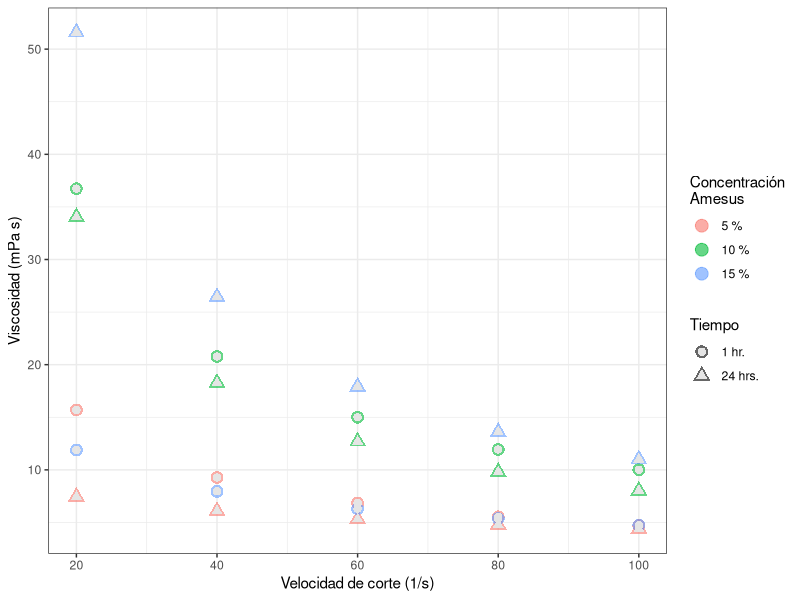
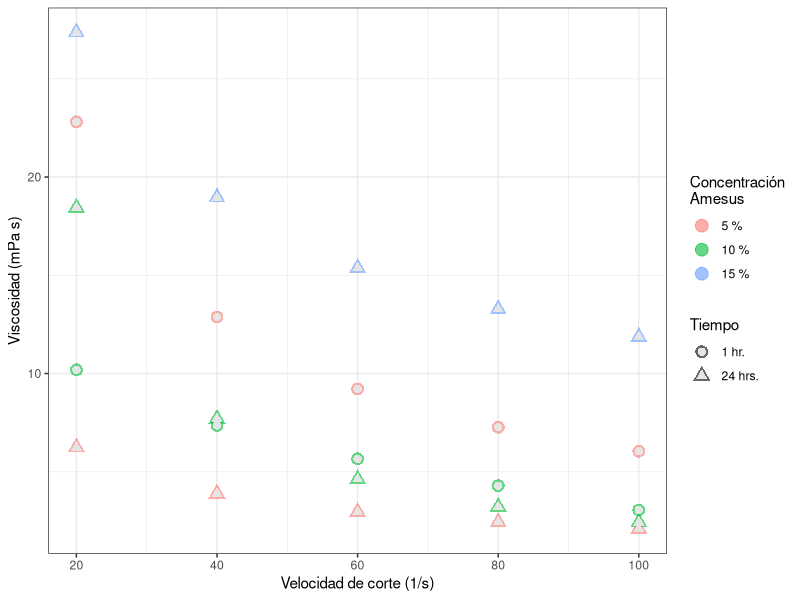

Write the R code that produced these figures, in order.
####### REOLOGIA DE SALMUERAS ###########################################################################
# Figura 10 Chapter Resultados
library(ggplot2)
#leer el archivo CSV generado en Excel
tabla_reosalmueras<-read.csv("reo_salmueras2.csv", header = TRUE)

# Hacer subset de datos
figura.10 <- subset(tabla_reosalmueras, pres == 14.7,
                   select = c(speed,time,con,visc))

##### CAPAS ############################
# 1 MAPEO (AESTHETHICS)
figura10.plot <- ggplot(figura.10, aes(x = speed, y = visc, shape = factor(time) ) ) 

# 2 GEOMETRIES
A <- figura10.plot + geom_point( aes(color = factor(con) ),size=4, alpha = 0.6) +
  geom_point( colour = "grey90",size=2.5)

# 3 OTROS
B <- A + labs(x = "Velocidad de corte (1/s)",y = "Viscosidad (mPa s)") + 
  scale_colour_hue(name="Concentración\nAmesus",
                   breaks=c("5", "10", "15"),
                   labels=c("5 %", "10 %", "15 %") ) +
  scale_shape_discrete(name="Tiempo",
                       breaks=c("1", "24"),
                       labels=c("1 hr.", "24 hrs.") ) 

# Imprimir todas las capas
#B + theme_classic()
B + theme_bw()

##########################################################################################################
# FIGURA 11 CHAPTER RESULTADOS
# Hacer subset de datos                PRESION      
figura.11 <- subset(tabla_reosalmueras, pres == 1500,
                   select = c(speed,time,con,visc))

##### CAPAS ############################
# 1 MAPEO (AESTHETHICS)
figura11.plot <- ggplot(figura.11, aes(x = speed, y = visc, shape = factor(time) ) ) 

# 2 GEOMETRIES
A <- figura11.plot + geom_point( aes(color = factor(con) ),size=4, alpha = 0.6) +
  geom_point( colour = "grey90",size=2.5)

# 3 OTROS
B <- A + labs(x = "Velocidad de corte (1/s)",y = "Viscosidad (mPa s)") + 
  scale_colour_hue(name="Concentración\nAmesus",
                   breaks=c("5", "10", "15"),
                   labels=c("5 %", "10 %", "15 %") ) +
  scale_shape_discrete(name="Tiempo",
                       breaks=c("1", "24"),
                       labels=c("1 hr.", "24 hrs.") ) 

# Imprimir todas las capas
#B + theme_classic()
B + theme_bw()

